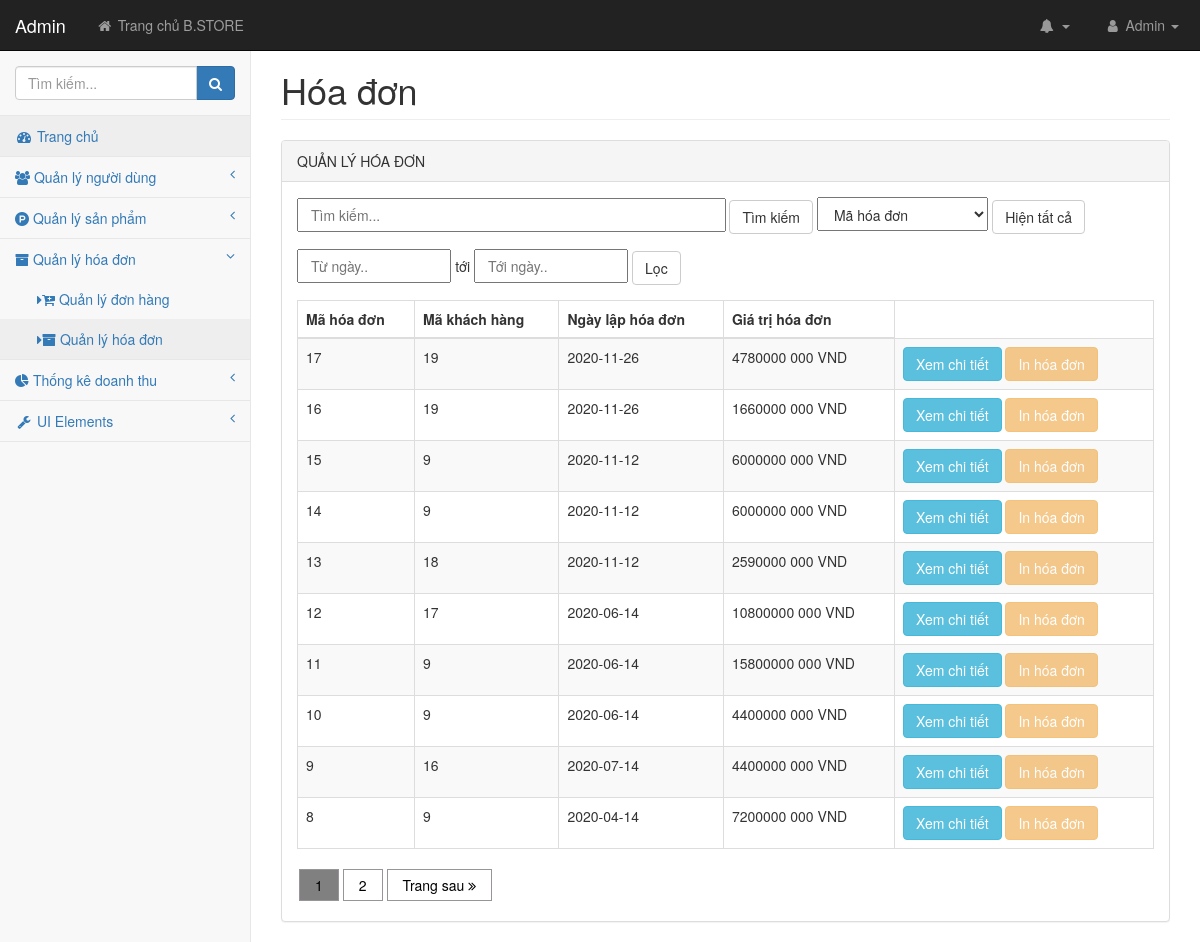
The app's page /admin/pages/hoadonlist.php (signed in), older data.
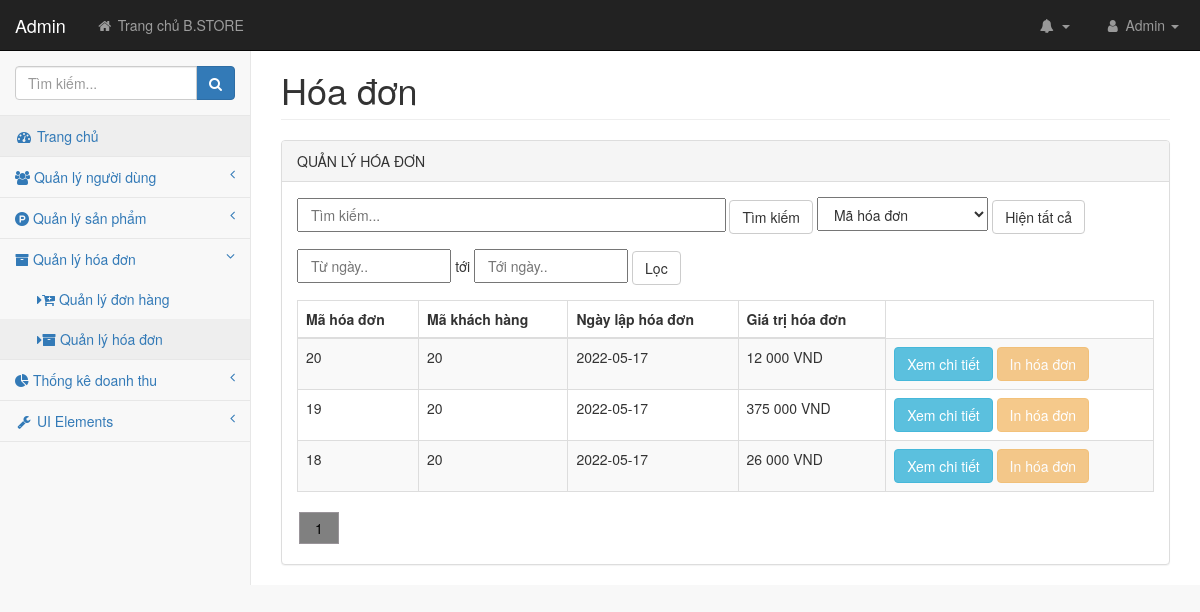
The same page, newer data.
### tables this page shows
CREATE TABLE `tbl_hoadon` (
  `maHoaDon` int(11) NOT NULL,
  `maKhachHang` int(11) NOT NULL,
  `ngayDat` date NOT NULL,
  `giaTriHD` int(11) NOT NULL
);

### admin/lib/database.php (called while the page is built, shortened)
<?php
Class Database{
   public $host   = DB_HOST;
   public $user   = DB_USER;
   public $pass   = DB_PASS;
   public $dbname = DB_NAME;
   public $link;
private function connectDB(){
   $this->link = new mysqli($this->host, $this->user, $this->pass,
    $this->dbname);
 }
public function select($query){
  $result = $this->link->query($query) or
   die($this->link->error.__LINE__);
  if($result->num_rows > 0){
    return $result;
  } else {
    return false;
  }
 }
}

### admin/classes/hoadon.php (called while the page is built, shortened)
<?php
    require_once '../lib/database.php';
?>
<?php
    class hoadon
    {
        private $db;
        public function __construct()
        {
            $this->db = new Database();
        }
        public function show_hoadonPhanTrang()
        {
            $sanPhamTungTrang = 10;
            if (!isset($_GET['trang'])){
                    $trang = 1;
            }else{
                    $trang = $_GET['trang'];
            }
            $tungTrang = ($trang - 1) * $sanPhamTungTrang;
           if (isset($_GET['wordSearch']) && !empty($_GET['wordSearch']) ){
                if (isset($_GET['timTheo']) && !empty($_GET['timTheo']) ){
                    $wordSearch = $_GET['wordSearch'];
                    $timTheo = $_GET['timTheo'];
                    if ($timTheo == "Mã hóa đơn"){
                        $query = "SELECT * FROM tbl_hoadon WHERE maHoaDon LIKE '%$wordSearch%' ORDER BY maHoaDon DESC LIMIT $tungTrang, $sanPhamTungTrang ";
                    }
                    if ($timTheo == "Mã khách hàng"){
                        $query = "SELECT * FROM tbl_hoadon WHERE maKhachHang LIKE '%$wordSearch%' ORDER BY maHoaDon DESC LIMIT $tungTrang, $sanPhamTungTrang";
                    }
                    if ($timTheo == "Ngày lập hóa đơn"){
                        $query = "SELECT * FROM tbl_hoadon WHERE ngayDat LIKE '%$wordSearch%' ORDER BY maHoaDon DESC LIMIT $tungTrang, $sanPhamTungTrang  ";
                    }
                }
            }else{
                    $query = "SELECT * FROM tbl_hoadon ORDER BY maHoaDon DESC LIMIT $tungTrang, $sanPhamTungTrang ";
            }
            $result = $this->db->select($query);
            return $result;
        }
    }
?>

### admin/pages/hoadonlist.php (the view, shortened to what the rows shown need)
<?php
    include 'header.php';
?>
<?php  include_once '../classes/hoadon.php' ?>
<?php
    $hoadon = new hoadon();
?>
            <div id="page-wrapper">
                <div class="container-fluid">
                    <div class="row">
                        <div class="col-lg-12">
                            <h1 class="page-header">Hóa đơn</h1>
                        </div>
                    </div>
                    <div class="row">
                        <div class="col-lg-12">
                            <div class="panel panel-default">
                                <div class="panel-body">
                                    <div class="table-responsive">
                                        <table class="table table-striped table-bordered table-hover" id="dataTables-example">
                                            <thead>
                                                <tr>
                                                    <th>Mã hóa đơn</th>
                                                    <th>Mã khách hàng</th>
                                                    <th>Ngày lập hóa đơn</th>
                                                    <th>Giá trị hóa đơn</th>
                                                </tr>
                                            </thead>
                                            <tbody>
                                                <?php
                                                    $hoadonlist = $hoadon->show_hoadonPhanTrang();
                                                    if ($hoadonlist){
                                                        while ($resultHD = $hoadonlist->fetch_assoc()){
                                                ?>
                                                <tr class="odd gradeX">
                                                    <td><?php echo $resultHD['maHoaDon']; ?></td>
                                                    <td><?php echo $resultHD['maKhachHang']; ?></td>
                                                    <td><?php echo $resultHD['ngayDat']; ?></td>
                                                    <td><?php echo ($resultHD['giaTriHD']); ?> 000 VND</td>
                                                    <td>
                                                        <a href="chitiethoadon.php?maHoaDon=<?php echo $resultHD['maHoaDon'] ?>"  onclick="return popitup('chitiethoadon.php?maHoaDon=<?php echo $resultHD['maHoaDon'] ?>') "><button type="button" class="btn btn-info" id="btnShow" >Xem chi tiết</button>
                                                            </a>
                                                        <button type="button" class="btn btn-warning disabled">In hóa đơn</button>
                                                    </td>
                                                </tr>
                                                <?php
                                                    }
                                                }
                                                ?>
                                            </tbody>
                                        </table>
                                    </div>
                                </div>
                            </div>
                        </div>
                    </div>
                                </div>
                            </div>
                        </div>
    </body>
</html>

Row changes from the older to the newer data that the page shows:
removed tbl_hoadon: maHoaDon "17", maKhachHang "19", ngayDat "2020-11-26", giaTriHD "4780000"
removed tbl_hoadon: maHoaDon "16", maKhachHang "19", ngayDat "2020-11-26", giaTriHD "1660000"
removed tbl_hoadon: maHoaDon "15", maKhachHang "9", ngayDat "2020-11-12", giaTriHD "6000000"
removed tbl_hoadon: maHoaDon "14", maKhachHang "9", ngayDat "2020-11-12", giaTriHD "6000000"
removed tbl_hoadon: maHoaDon "13", maKhachHang "18", ngayDat "2020-11-12", giaTriHD "2590000"
removed tbl_hoadon: maHoaDon "12", maKhachHang "17", ngayDat "2020-06-14", giaTriHD "10800000"
removed tbl_hoadon: maHoaDon "11", maKhachHang "9", ngayDat "2020-06-14", giaTriHD "15800000"
removed tbl_hoadon: maHoaDon "10", maKhachHang "9", ngayDat "2020-06-14", giaTriHD "4400000"
removed tbl_hoadon: maHoaDon "9", maKhachHang "16", ngayDat "2020-07-14", giaTriHD "4400000"
removed tbl_hoadon: maHoaDon "8", maKhachHang "9", ngayDat "2020-04-14", giaTriHD "7200000"
added tbl_hoadon: maHoaDon "20", maKhachHang "20", ngayDat "2022-05-17", giaTriHD "12"
added tbl_hoadon: maHoaDon "19", maKhachHang "20", ngayDat "2022-05-17", giaTriHD "375"
added tbl_hoadon: maHoaDon "18", maKhachHang "20", ngayDat "2022-05-17", giaTriHD "26"
Text that changed along with them:
list line gone: "2"
text no longer shown: "Trang sau"
